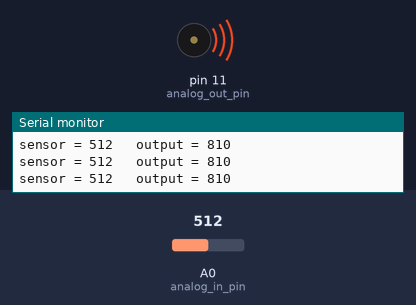
The sketch below on a simulated Arduino Uno, built with avr-gcc and run on an emulated ATmega328P. Shown: buzzer (waves = sounding), the last lines printed to the serial monitor. The test bench sets the inputs (shaded band); at power-on: A0 (analog_in_pin) = 512.

Above: at 1.2 s.
1.3 s: A0 (analog_in_pin) set to 635
At 1.8 s:
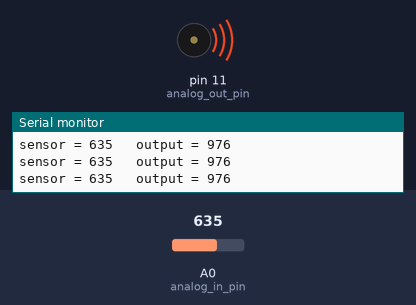
4.3 s: A0 (analog_in_pin) set to 668
At 4.8 s:
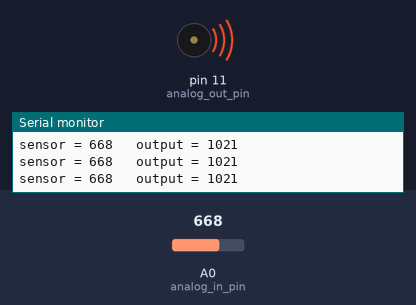
Timing chart, 0 to 7.3 s (numbered marks = the images above; inputs shaded):
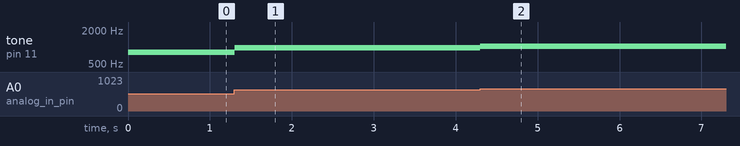

Measured:
- after the input at 1.3 s, tone on pin 11 (analog_out_pin): 810 Hz → 976 Hz at once
- after the input at 4.3 s, tone on pin 11 (analog_out_pin): 976 Hz → 1021 Hz at once

The sketch:

analog_input_freq.ino
```cpp
// (licence header left out)
// Instead of using variables, we'll use constant types to give names to
// the pins used as these won't change throughout the code.
const int analog_in_pin  = A0; // Analog input pin for potentiometer
const int analog_out_pin = 11; // PWM pin for LED

// For tracking the readings and frequency we use variables as
// their values will change throughout the code
int read_value = 0;        // value read from the pot
int frequency = 0;         // value output to the PWM (tone)

void setup() {
  // Use the Serial object to initialize serial communications at 9600 bps
  Serial.begin(9600);
}

void loop() {
  // Read the current value of the potentiometer
  read_value = analogRead(analog_in_pin);
  // map it to the range of the analog out:
  frequency = map(read_value, 0, 1023, 120, 1500);

  // change the analog out value:
  tone(analog_out_pin, frequency);

  // print the results to the serial monitor:
  Serial.print("sensor = " );
  Serial.print(read_value);
  Serial.print("\t output = ");
  Serial.println(frequency);

  // wait 2 milliseconds before the next loop
  // for the analog-to-digital converter to settle
  // after the last reading:
  delay(2);
}
```
